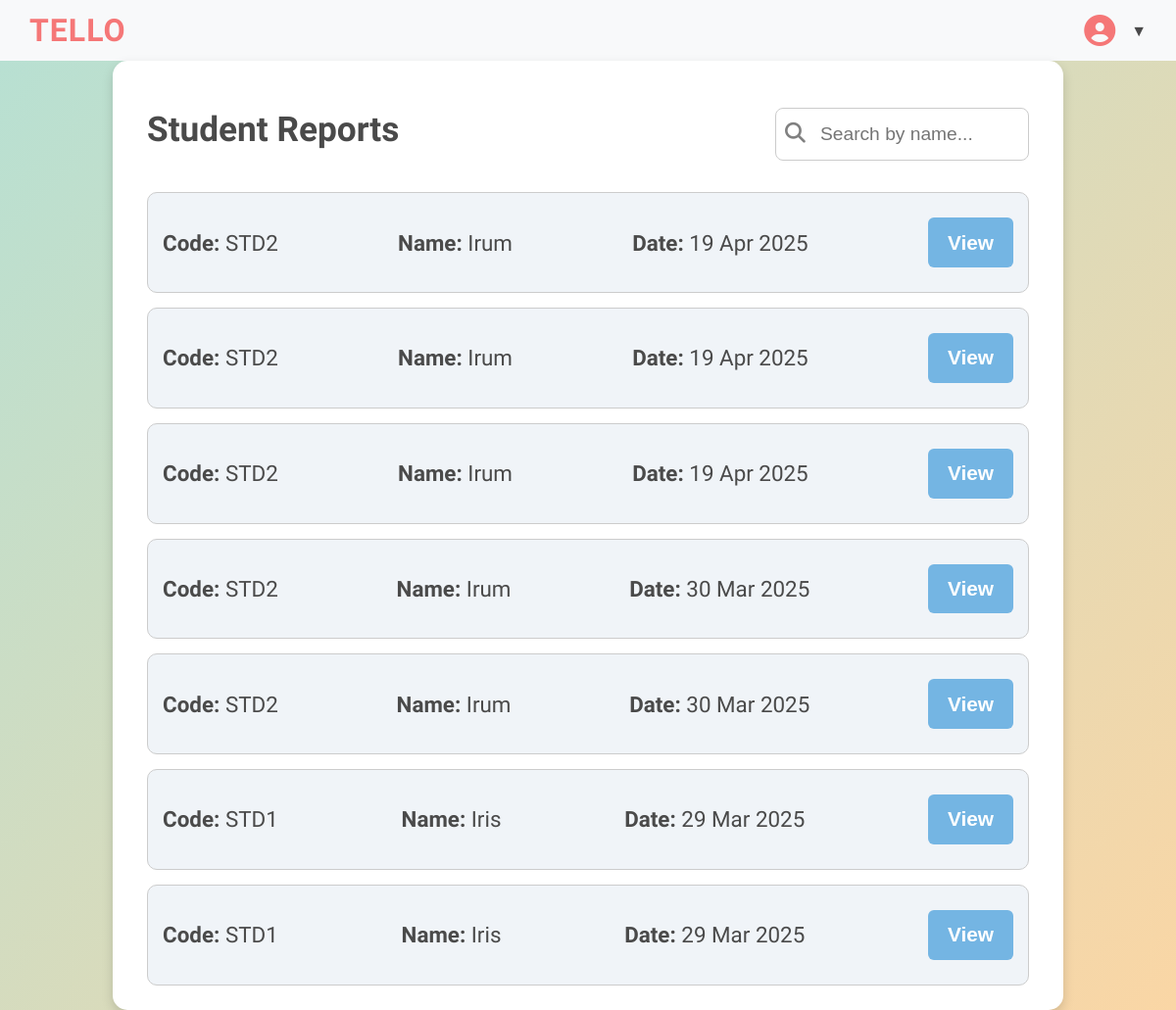
The app's page /report_list/, older data.
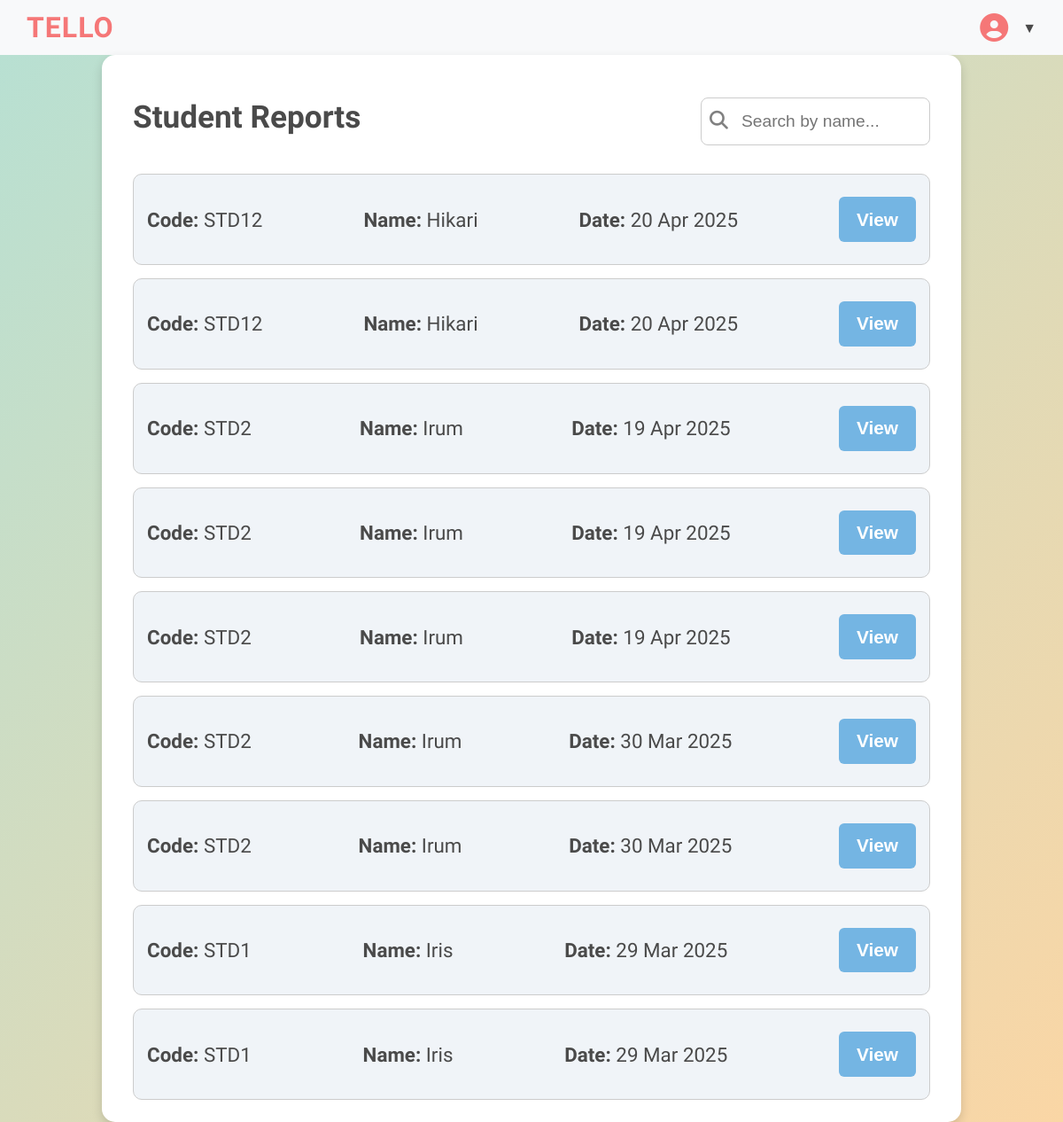
The same page, newer data.
### tello/models.py (models this page shows, shortened)
class Student(models.Model):
    studentid = models.AutoField(primary_key=True)
    studentcode = models.CharField(max_length=4, unique=True)
    studentname = models.CharField(max_length=100)
    studentgrade = models.CharField(max_length=50)
    studentage = models.IntegerField()
    assignedteacher = models.ForeignKey(Teacher, on_delete=models.CASCADE)
    additional_notes = models.TextField(blank=True, null=True)
    created_at = models.DateTimeField(auto_now_add=True)

class StudentReport(models.Model):
    story_session = models.ForeignKey(
        StorySession, on_delete=models.CASCADE, related_name="reports")
    vocab_score = models.FloatField()
    structure_sim_score = models.FloatField()
    response_length = models.FloatField()
    avg_engagement = models.FloatField()
    final_score = models.FloatField()
    prompt_interaction_ratio = models.FloatField()
    prompt_interaction_count = models.IntegerField()
    feedback_notes = models.TextField(blank=True, null=True)
    created_at = models.DateTimeField(auto_now_add=True)

### tello/views.py (the view)
# urls.py: path("report_list/", views.report_list, name="report_list"),
def report_list(request):
    reports = StudentReport.objects.select_related(
        'story_session__student').all().order_by('-created_at')
    report_data = [
        {
            'id': report.id,
            'student_id': report.story_session.student.studentcode,
            'student_name': report.story_session.student.studentname,
            'created_at': report.created_at
        }
        for report in reports
    ]
    return render(request, 'report_list.html', {'reports': report_data})

### tello/templates/report_list.html (shortened to what this page needs)
{% extends 'base.html' %} {% block links %}
<link rel="stylesheet" href="/static/css/report_list.css" />
{% endblock %} {% load static %} {% block content %}
<div class="body-container">
  <div class="dashboard-container">
    <header
      style="display: flex; justify-content: space-between; align-items: center"
    >
      <h1>Student Reports</h1>
      <div style="position: relative; display: flex; align-items: center">
        <i
          class="fas fa-search"
          style="
            position: absolute;
            left: 10px;
            top: 40%;
            font-size: 1.3rem;
            color: gray;
          "
        >
        </i>
        <input
          type="text"
          id="searchBar"
          placeholder="Search by name..."
          onkeyup="filterReports()"
          style="
            padding: 15px 12px;
            padding-left: 45px; /* Push text right so it doesn’t overlap icon */
            font-size: 1.2rem;
            border: 1px solid #ccc;
            border-radius: 8px;
            outline: none;
            width: 200px;
          "
        />
      </div>
    </header>
    <main>
      <section class="report-list">
        {% if reports %} {% for report in reports %}
        <div class="report-card" data-name="{{ report.student_name }}">
          <p><strong>Code:</strong> {{ report.student_id }}</p>
          <p><strong>Name:</strong> {{ report.student_name }}</p>
          <p><strong>Date:</strong> {{ report.created_at|date:"d M Y" }}</p>
          <button class="view-btn" onclick="viewReport('{{ report.id }}')">
            View
          </button>
        </div>
        {% endfor %} {% else %}
        <p>No reports available yet.</p>
        {% endif %}
      </section>
    </main>
  </div>
</div>
{% endblock %}

Row changes from the older to the newer data that the page shows:
now on this page (row unchanged): Student: student_id "STD12" "STD12", student_name "Hikari" "Hikari"
added StudentReport: created_at "20 Apr 2025"
added StudentReport: created_at "20 Apr 2025"
Text that changed along with them:
new list line: "Code: Name: Date: View"
